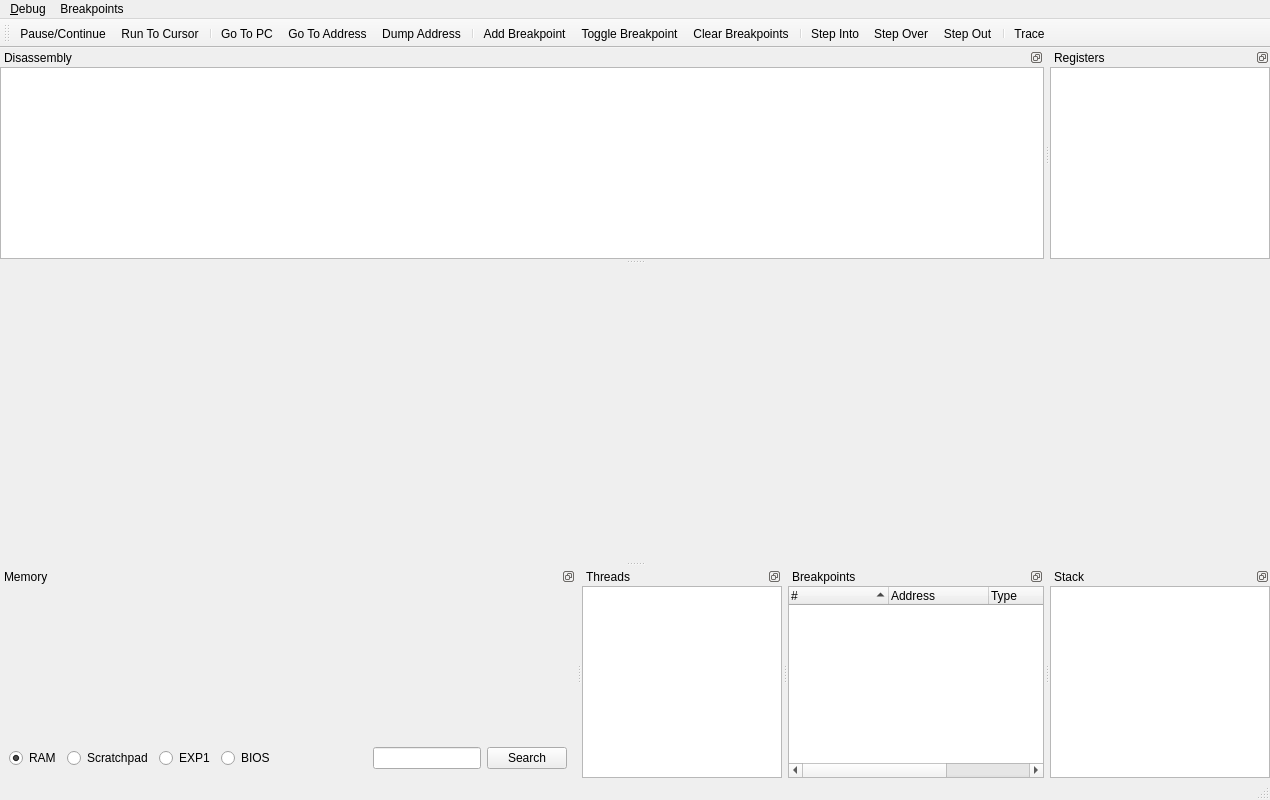
<?xml version="1.0" encoding="UTF-8"?>
<ui version="4.0">
 <class>DebuggerWindow</class>
 <widget class="QMainWindow" name="DebuggerWindow">
  <property name="geometry">
   <rect>
    <x>0</x>
    <y>0</y>

    <width>1270</width>

    <height>800</height>
   </rect>
  </property>
  <property name="windowTitle">
   <string>CPU Debugger</string>
  </property>
  <property name="dockNestingEnabled">
   <bool>true</bool>
  </property>
  <widget class="QWidget" name="centralwidget"/>
  <widget class="QMenuBar" name="menubar">
   <property name="geometry">
    <rect>
     <x>0</x>
     <y>0</y>

     <width>1299</width>
     <height>22</height>

     
    </rect>
   </property>
   <widget class="QMenu" name="menu_Debugger">
    <property name="title">
     <string>&amp;Debug</string>
    </property>
    <addaction name="actionPause"/>
    <addaction name="actionRunToCursor"/>
    <addaction name="separator"/>
    <addaction name="actionGoToPC"/>
    <addaction name="actionGoToAddress"/>
    <addaction name="actionDumpAddress"/>
    <addaction name="separator"/>
    <addaction name="actionTrace"/>
    <addaction name="separator"/>
    <addaction name="actionStepInto"/>
    <addaction name="actionStepOver"/>
    <addaction name="actionStepOut"/>
    <addaction name="separator"/>
    <addaction name="actionClose"/>
   </widget>
   <widget class="QMenu" name="menuBreakpoints">
    <property name="title">
     <string>Breakpoints</string>
    </property>
    <addaction name="actionAddBreakpoint"/>
    <addaction name="actionToggleBreakpoint"/>
    <addaction name="actionClearBreakpoints"/>
   </widget>
   <addaction name="menu_Debugger"/>
   <addaction name="menuBreakpoints"/>
  </widget>
  <widget class="QStatusBar" name="statusbar"/>
  <widget class="QToolBar" name="toolBar">
   <property name="windowTitle">
    <string>toolBar</string>
   </property>
   <attribute name="toolBarArea">
    <enum>TopToolBarArea</enum>
   </attribute>
   <attribute name="toolBarBreak">
    <bool>false</bool>
   </attribute>
   <addaction name="actionPause"/>
   <addaction name="actionRunToCursor"/>
   <addaction name="separator"/>
   <addaction name="actionGoToPC"/>
   <addaction name="actionGoToAddress"/>
   <addaction name="actionDumpAddress"/>
   <addaction name="separator"/>
   <addaction name="actionAddBreakpoint"/>
   <addaction name="actionToggleBreakpoint"/>
   <addaction name="actionClearBreakpoints"/>
   <addaction name="separator"/>
   <addaction name="actionStepInto"/>
   <addaction name="actionStepOver"/>
   <addaction name="actionStepOut"/>
   <addaction name="separator"/>
   <addaction name="actionTrace"/>
  </widget>
  <widget class="QDockWidget" name="dockWidget_2">
   <property name="features">
    <set>QDockWidget::DockWidgetFloatable|QDockWidget::DockWidgetMovable</set>
   </property>
   <property name="windowTitle">
    <string>Disassembly</string>
   </property>
   <attribute name="dockWidgetArea">
    <number>4</number>
   </attribute>
   <widget class="QTreeView" name="codeView">
    <property name="sizePolicy">
     <sizepolicy hsizetype="Expanding" vsizetype="Expanding">
      <horstretch>0</horstretch>
      <verstretch>0</verstretch>
     </sizepolicy>
    </property>
    <attribute name="headerVisible">
     <bool>false</bool>
    </attribute>
   </widget>
  </widget>
  <widget class="QDockWidget" name="dockWidget_3">
   <property name="features">
    <set>QDockWidget::DockWidgetFloatable|QDockWidget::DockWidgetMovable</set>
   </property>
   <property name="windowTitle">
    <string>Registers</string>
   </property>
   <attribute name="dockWidgetArea">
    <number>4</number>
   </attribute>
   <widget class="QTreeView" name="registerView">
    <property name="sizePolicy">
     <sizepolicy hsizetype="Expanding" vsizetype="Expanding">
      <horstretch>0</horstretch>
      <verstretch>0</verstretch>
     </sizepolicy>
    </property>
    <property name="maximumSize">
     <size>
      <width>220</width>
      <height>16777215</height>
     </size>
    </property>
   </widget>
  </widget>
  <widget class="QDockWidget" name="dockWidget">
   <property name="sizePolicy">
    <sizepolicy hsizetype="Preferred" vsizetype="Preferred">
     <horstretch>1</horstretch>
     <verstretch>0</verstretch>
    </sizepolicy>
   </property>
   <property name="features">
    <set>QDockWidget::DockWidgetFloatable|QDockWidget::DockWidgetMovable</set>
   </property>
   <property name="windowTitle">
    <string>Memory</string>
   </property>
   <attribute name="dockWidgetArea">
    <number>8</number>
   </attribute>
   <widget class="QWidget" name="dockWidgetContents_3">
    <layout class="QVBoxLayout" name="verticalLayout">
     <item>
      <widget class="MemoryViewWidget" name="memoryView" native="true">
       <property name="sizePolicy">
        <sizepolicy hsizetype="Preferred" vsizetype="Expanding">
         <horstretch>0</horstretch>
         <verstretch>0</verstretch>
        </sizepolicy>
       </property>
      </widget>
     </item>
     <item>
      <layout class="QHBoxLayout" name="horizontalLayout">
       <item>
        <widget class="QRadioButton" name="memoryRegionRAM">
         <property name="text">
          <string>RAM</string>
         </property>
         <property name="checked">
          <bool>true</bool>
         </property>
        </widget>
       </item>
       <item>
        <widget class="QRadioButton" name="memoryRegionScratchpad">
         <property name="text">
          <string>Scratchpad</string>
         </property>
        </widget>
       </item>
       <item>
        <widget class="QRadioButton" name="memoryRegionEXP1">
         <property name="text">
          <string>EXP1</string>
         </property>
        </widget>
       </item>
       <item>
        <widget class="QRadioButton" name="memoryRegionBIOS">
         <property name="text">
          <string>BIOS</string>
         </property>
        </widget>
       </item>
       <item>
        <spacer name="horizontalSpacer">
         <property name="orientation">
          <enum>Qt::Horizontal</enum>
         </property>
         <property name="sizeHint" stdset="0">
          <size>
           <width>40</width>
           <height>20</height>
          </size>
         </property>
        </spacer>
       </item>
       <item>
        <layout class="QHBoxLayout" name="horizontalLayout_2">
         <item>
          <widget class="QLineEdit" name="memorySearchString"/>
         </item>
         <item>
          <widget class="QPushButton" name="memorySearch">
           <property name="text">
            <string>Search</string>
           </property>
          </widget>
         </item>
        </layout>
       </item>
      </layout>
     </item>
    </layout>
   </widget>
  </widget>
  <widget class="QDockWidget" name="dockWidget_6">
   <property name="maximumSize">
    <size>
     <width>200</width>
     <height>524287</height>
    </size>
   </property>
   <property name="features">
    <set>QDockWidget::DockWidgetFloatable|QDockWidget::DockWidgetMovable</set>
   </property>
   <property name="windowTitle">
    <string>Threads</string>
   </property>
   <attribute name="dockWidgetArea">
    <number>8</number>
   </attribute>
   <widget class="QTreeWidget" name="threadsView">
    <property name="headerHidden">
     <bool>true</bool>
    </property>
    <column>
     <property name="text">
      <string>1</string>
     </property>
    </column>
   </widget>
  </widget>
  <widget class="QDockWidget" name="dockWidget_5">
   <property name="sizePolicy">
    <sizepolicy hsizetype="Maximum" vsizetype="Preferred">
     <horstretch>0</horstretch>
     <verstretch>0</verstretch>
    </sizepolicy>
   </property>
   <property name="maximumSize">
    <size>
     <width>290</width>
     <height>524287</height>
    </size>
   </property>
   <property name="features">
    <set>QDockWidget::DockWidgetFloatable|QDockWidget::DockWidgetMovable</set>
   </property>
   <property name="windowTitle">
    <string>Breakpoints</string>
   </property>
   <attribute name="dockWidgetArea">
    <number>8</number>
   </attribute>
   <widget class="QTreeWidget" name="breakpointsWidget">
    <property name="selectionMode">
     <enum>QAbstractItemView::SingleSelection</enum>
    </property>
    <property name="selectionBehavior">
     <enum>QAbstractItemView::SelectRows</enum>
    </property>
    <property name="sortingEnabled">
     <bool>true</bool>
    </property>
    <attribute name="headerMinimumSectionSize">
     <number>20</number>
    </attribute>
    <column>
     <property name="text">
      <string>#</string>
     </property>
    </column>
    <column>
     <property name="text">
      <string>Address</string>
     </property>
    </column>
    <column>
     <property name="text">
      <string>Type</string>
     </property>
    </column>
    <column>
     <property name="text">
      <string>Hit Count</string>
     </property>
    </column>
   </widget>
  </widget>
  <widget class="QDockWidget" name="dockWidget_4">
   <property name="features">
    <set>QDockWidget::DockWidgetFloatable|QDockWidget::DockWidgetMovable</set>
   </property>
   <property name="windowTitle">
    <string>Stack</string>
   </property>
   <attribute name="dockWidgetArea">
    <number>8</number>
   </attribute>
   <widget class="QTreeView" name="stackView">
    <property name="maximumSize">
     <size>
      <width>220</width>
      <height>16777215</height>
     </size>
    </property>
   </widget>
  </widget>
  <action name="actionPause">
   <property name="checkable">
    <bool>true</bool>
   </property>
   <property name="icon">
    <iconset theme="pause-line"/>
   </property>
   <property name="text">
    <string>&amp;Pause/Continue</string>
   </property>
   <property name="toolTip">
    <string>Pause/Continue</string>
   </property>
   <property name="shortcut">
    <string>F5</string>
   </property>
  </action>
  <action name="actionStepInto">
   <property name="icon">
    <iconset theme="debug-step-into-line"/>
   </property>
   <property name="text">
    <string>&amp;Step Into</string>
   </property>
   <property name="toolTip">
    <string>Step Into</string>
   </property>
   <property name="shortcut">
    <string>F11</string>
   </property>
  </action>
  <action name="actionStepOver">
   <property name="icon">
    <iconset theme="debug-step-over-line"/>
   </property>
   <property name="text">
    <string>Step &amp;Over</string>
   </property>
   <property name="toolTip">
    <string>Step Over</string>
   </property>
   <property name="shortcut">
    <string>F10</string>
   </property>
  </action>
  <action name="actionToggleBreakpoint">
   <property name="icon">
    <iconset theme="debug-toggle-breakpoint"/>
   </property>
   <property name="text">
    <string>Toggle &amp;Breakpoint</string>
   </property>
   <property name="toolTip">
    <string>Toggle Breakpoint</string>
   </property>
   <property name="shortcut">
    <string>F9</string>
   </property>
  </action>
  <action name="actionClose">
   <property name="text">
    <string>&amp;Close</string>
   </property>
  </action>
  <action name="actionStepOut">
   <property name="icon">
    <iconset theme="debug-step-out-line"/>
   </property>
   <property name="text">
    <string>Step O&amp;ut</string>
   </property>
   <property name="toolTip">
    <string>Step Out</string>
   </property>
   <property name="shortcut">
    <string>Ctrl+F11</string>
   </property>
  </action>
  <action name="actionRunToCursor">
   <property name="icon">
    <iconset theme="debugger-go-to-cursor"/>
   </property>
   <property name="text">
    <string>&amp;Run To Cursor</string>
   </property>
   <property name="toolTip">
    <string>Run To Cursor</string>
   </property>
   <property name="shortcut">
    <string>Ctrl+F10</string>
   </property>
  </action>
  <action name="actionClearBreakpoints">
   <property name="icon">
    <iconset theme="debugger-clear-breakpoint"/>
   </property>
   <property name="text">
    <string>&amp;Clear Breakpoints</string>
   </property>
   <property name="toolTip">
    <string>Clear Breakpoints</string>
   </property>
   <property name="shortcut">
    <string>Ctrl+Del</string>
   </property>
  </action>
  <action name="actionAddBreakpoint">
   <property name="icon">
    <iconset theme="add-line"/>
   </property>
   <property name="text">
    <string>&amp;Add Breakpoint</string>
   </property>
   <property name="toolTip">
    <string>Add Breakpoint</string>
   </property>
   <property name="shortcut">
    <string>Ctrl+F9</string>
   </property>
  </action>
  <action name="actionGoToPC">
   <property name="icon">
    <iconset theme="debugger-go-to-pc"/>
   </property>
   <property name="text">
    <string>&amp;Go To PC</string>
   </property>
   <property name="toolTip">
    <string>Go To PC</string>
   </property>
   <property name="shortcut">
    <string>Ctrl+P</string>
   </property>
  </action>
  <action name="actionGoToAddress">
   <property name="icon">
    <iconset theme="debugger-go-to-address"/>
   </property>
   <property name="text">
    <string>Go To &amp;Address</string>
   </property>
   <property name="toolTip">
    <string>Go To Address</string>
   </property>
   <property name="shortcut">
    <string>Ctrl+G</string>
   </property>
  </action>
  <action name="actionDumpAddress">
   <property name="icon">
    <iconset theme="debugger-dump-address"/>
   </property>
   <property name="text">
    <string>&amp;Dump Address</string>
   </property>
   <property name="shortcut">
    <string>Ctrl+D</string>
   </property>
  </action>
  <action name="actionTrace">
   <property name="icon">
    <iconset theme="debug-trace-line"/>
   </property>
   <property name="text">
    <string>&amp;Trace</string>
   </property>
   <property name="toolTip">
    <string>Trace</string>
   </property>
   <property name="shortcut">
    <string>Ctrl+T</string>
   </property>
  </action>
 </widget>
 <customwidgets>
  <customwidget>
   <class>MemoryViewWidget</class>
   <extends>QWidget</extends>
   <header>duckstation-qt/memoryviewwidget.h</header>
   <container>1</container>
  </customwidget>
 </customwidgets>
 <resources>
  <include location="resources/resources.qrc"/>
 </resources>
 <connections/>
</ui>
